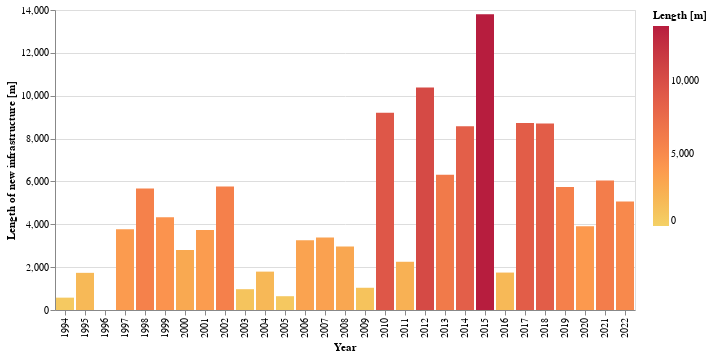

Source (Vega-Lite JSON):
### Vega-Lite specification from a JSON file in a GitHub repository (floating-point values rounded to 4 significant figures)
{"config": {"view": {"continuousWidth": 400, "continuousHeight": 300}}, "data": {"name": "data-893fe339381da61d4732d319f6c5bfbd"}, "mark": "bar", "encoding": {"color": {"field": "length", "legend": {"title": "Length [m]"}, "scale": {"scheme": "goldred"}, "type": "quantitative"}, "x": {"axis": {"title": "Year"}, "field": "year", "type": "ordinal"}, "y": {"axis": {"title": "Length of new infrastructure [m]"}, "field": "length", "type": "quantitative"}}, "$schema": "https://vega.github.io/schema/vega-lite/v4.17.0.json", "datasets": {"data-893fe339381da61d4732d319f6c5bfbd": [{"year": 1994.0, "length": 577.0, "total_length": 0.577}, {"year": 1995.0, "length": 1734.0, "total_length": 2.311}, {"year": 1996.0, "length": 0.0, "total_length": 2.311}, {"year": 1997.0, "length": 3774.0, "total_length": 6.085}, {"year": 1998.0, "length": 5665.0, "total_length": 11.75}, {"year": 1999.0, "length": 4334.0, "total_length": 16.08}, {"year": 2000.0, "length": 2802.0, "total_length": 18.89}, {"year": 2001.0, "length": 3735.0, "total_length": 22.62}, {"year": 2002.0, "length": 5759.0, "total_length": 28.38}, {"year": 2003.0, "length": 971.0, "total_length": 29.35}, {"year": 2004.0, "length": 1791.0, "total_length": 31.14}, {"year": 2005.0, "length": 644.0, "total_length": 31.79}, {"year": 2006.0, "length": 3257.0, "total_length": 35.04}, {"year": 2007.0, "length": 3386.0, "total_length": 38.43}, {"year": 2008.0, "length": 2960.0, "total_length": 41.39}, {"year": 2009.0, "length": 1038.0, "total_length": 42.43}, {"year": 2010.0, "length": 9207.0, "total_length": 51.63}, {"year": 2011.0, "length": 2251.0, "total_length": 53.88}, {"year": 2012.0, "length": 10380.0, "total_length": 64.26}, {"year": 2013.0, "length": 6314.0, "total_length": 70.58}, {"year": 2014.0, "length": 8579.0, "total_length": 79.16}, {"year": 2015.0, "length": 13810.0, "total_length": 92.96}, {"year": 2016.0, "length": 1747.0, "total_length": 94.71}, {"year": 2017.0, "length": 8726.0, "total_length": 103.4}, {"year": 2018.0, "length": 8707.0, "total_length": 112.1}, {"year": 2019.0, "length": 5739.0, "total_length": 117.9}, {"year": 2020.0, "length": 3912.0, "total_length": 121.8}, {"year": 2021.0, "length": 6044.0, "total_length": 127.8}, {"year": 2022.0, "length": 5063.0, "total_length": 132.9}]}}
